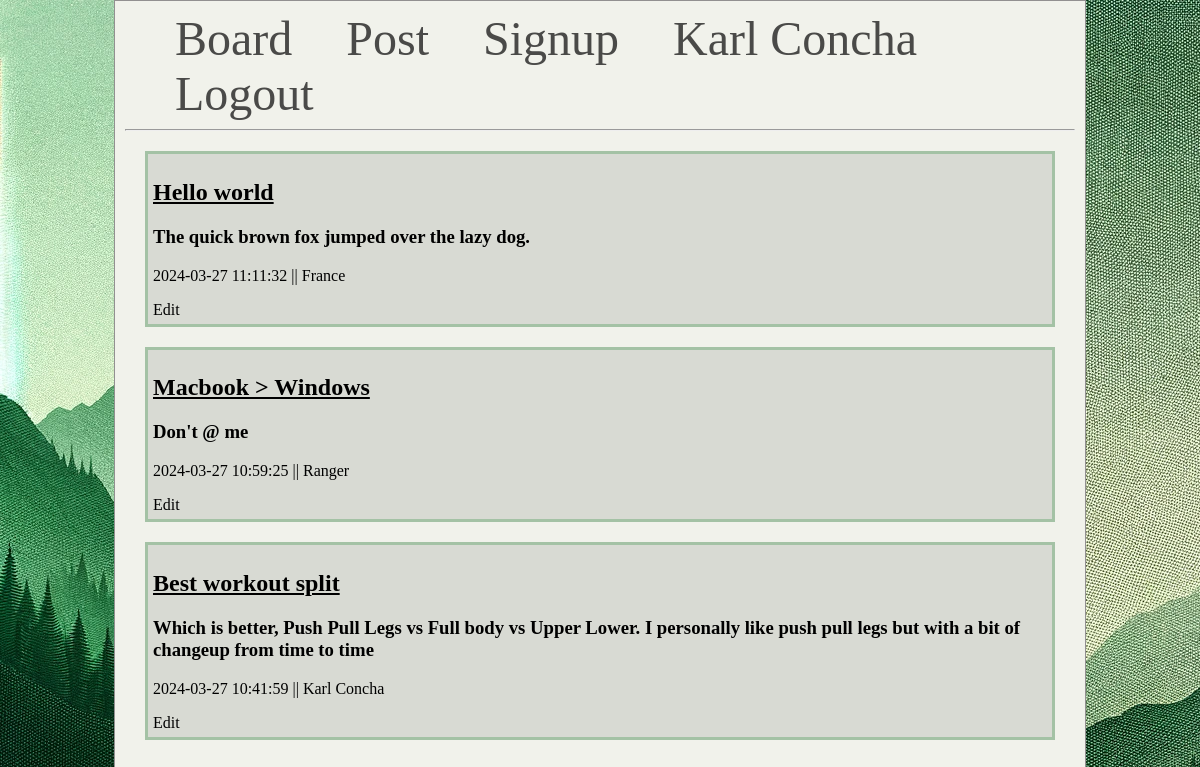
The page / (signed in) on the database its author committed.
### tables this page shows
CREATE TABLE users (
    id INTEGER PRIMARY KEY AUTOINCREMENT,
    username TEXT NOT NULL,
    password TEXT NOT NULL
);

CREATE TABLE posts (
    id INTEGER PRIMARY KEY AUTOINCREMENT,
    created TIMESTAMP DEFAULT CURRENT_TIMESTAMP,
    title TEXT,
    content TEXT NOT NULL,
    userid INTEGER NOT NULL,
    parent_id INTEGER,
    FOREIGN KEY (parent_id) REFERENCES posts(id) ON DELETE CASCADE
);

### app.py (the view)
@app.route('/')
def index():
    posts = get_posts()
    return render_template('index.html', posts=posts)

### app.py (called while the page is built)
def get_db_connection():
    conn = sqlite3.connect('database.db')
    conn.row_factory = sqlite3.Row
    return conn

def get_posts(): # All post retrival
    conn = get_db_connection()
    posts = conn.execute('''
        SELECT posts.id, parent_id, posts.created, posts.title, posts.content, posts.userid, users.username
        FROM posts
        JOIN users ON posts.userid = users.id
        WHERE parent_id IS NULL
        ORDER BY posts.created DESC
    ''').fetchall()
    conn.close()
    return posts

@app.context_processor
def inject_user():
    username = session.get('username')
    return dict(logged_in_user_name=username) #Saves username to be used in a function (line 16 in base.html)

### templates/index.html
{% extends 'base.html' %}
{% block content %}
    {% for post in posts %}
        <div class='post'>
            <h2><a href="{{ url_for('view', id=post['id']) }}"><u>{{ post['title'] }}</u></a></h2>
            <h3>{{ post['content'] }}</h3>
            <p>{{ post['created'] }} || {{ post['username'] }}</p>
            <a href="{{ url_for('edit', id=post['id']) }}">Edit</a>
        </div>
    {% endfor %}
{% endblock %}

### templates/base.html (shortened to what this page needs)
<!DOCTYPE html>
<html lang="en">
<head>
    <strong><link rel="stylesheet" href="{{ url_for('static', filename='css/main.css') }}"></strong>
</head>
<body>
    <div class="foreground">
        <nav>
            <a href="{{ url_for('index')}}">Board</a>
            <a href="{{url_for('create')}}">Post</a>
            <a href="{{url_for('signup')}}">Signup</a>
            {% if logged_in_user_name %}
                <a> {{ logged_in_user_name }} </a>
                <a href="{{url_for('logout')}}">Logout</a>
            {% else %}
                <a href="{{url_for('signin')}}">Login</a>
            {% endif %}
        </nav>
        <hr>
        <div class="content">
            {% block content %} {% endblock %}
        </div>
    </div>
</body>
</html>

### static/css/main.css (style rules this page uses)
body { background-color: #57575769; background-image: url("Backgroundimage.png"); margin: 0; height: 100%; }
div.foreground { background-color: #F1F2EB; padding: 10px; margin: auto; position: relative; z-index: 5; max-width: 950px; height: 100%; border: 1px solid #929090 }
a { color: black; text-decoration: none; }
nav a { color: #4a4a48; font-size: 3em; margin-left: 50px; text-decoration: none; }
div.post { padding: 5px; margin: 20px; background-color: #D8DAD3; border: 3px solid #A4C2A5; }

### rows shown on the page
users: username "Karl Concha"
posts: title "Hello world", content "The quick brown fox jumped over the lazy dog.", created "2024-03-27 11:11:32", username "France"
posts: title "Macbook > Windows", content "Don't @ me", created "2024-03-27 10:59:25", username "Ranger"
posts: title "Best workout split", content "Which is better, Push Pull Legs vs Full body vs Upper Lower. I personally like push pull legs but with a bit of changeup from time to time", created "2024-03-27 10:41:59", username "Karl Concha"
